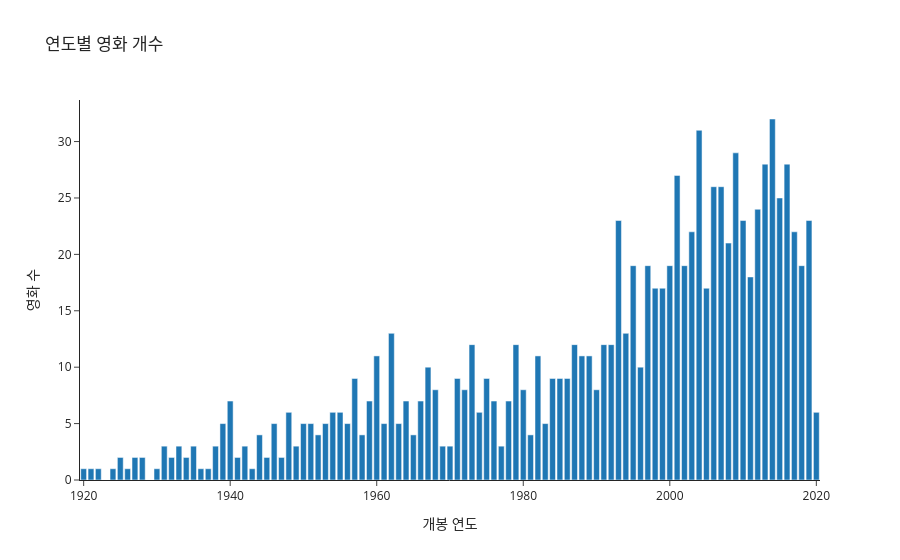

Source (notebook cell):
### Code cell
px.bar(
    x=year_counts.index,
    y=year_counts.values,
    title='연도별 영화 개수',
    labels={'x': '개봉 연도', 'y': '영화 수'},
    template='simple_white'
)

### Figure 1 — Plotly figure (JSON) as saved in the notebook; plotly's stock layout.template omitted (floating-point values rounded to 4 significant figures)
{"data": [{"hovertemplate": "개봉 연도=%{x}<br>영화 수=%{y}<extra></extra>", "legendgroup": "", "marker": {"color": "#1F77B4", "pattern": {"shape": ""}}, "name": "", "orientation": "v", "showlegend": false, "textposition": "auto", "type": "bar", "x": [1920, 1921, 1922, 1924, 1925, 1926, 1927, 1928, 1930, 1931, 1932, 1933, 1934, 1935, 1936, 1937, 1938, 1939, 1940, 1941, 1942, 1943, 1944, 1945, 1946, 1947, 1948, 1949, 1950, 1951, 1952, 1953, 1954, 1955, 1956, 1957, 1958, 1959, 1960, 1961, 1962, 1963, 1964, 1965, 1966, 1967, 1968, 1969, 1970, 1971, 1972, 1973, 1974, 1975, 1976, 1977, 1978, 1979, 1980, 1981, 1982, 1983, 1984, 1985, 1986, 1987, 1988, 1989, 1990, 1991, 1992, 1993, 1994, 1995, 1996, 1997, 1998, 1999, 2000, 2001, 2002, 2003, 2004, 2005, 2006, 2007, 2008, 2009, 2010, 2011, 2012, 2013, 2014, 2015, 2016, 2017, 2018, 2019, 2020], "xaxis": "x", "y": [1, 1, 1, 1, 2, 1, 2, 2, 1, 3, 2, 3, 2, 3, 1, 1, 3, 5, 7, 2, 3, 1, 4, 2, 5, 2, 6, 3, 5, 5, 4, 5, 6, 6, 5, 9, 4, 7, 11, 5, 13, 5, 7, 4, 7, 10, 8, 3, 3, 9, 8, 12, 6, 9, 7, 3, 7, 12, 8, 4, 11, 5, 9, 9, 9, 12, 11, 11, 8, 12, 12, 23, 13, 19, 10, 19, 17, 17, 19, 27, 19, 22, 31, 17, 26, 26, 21, 29, 23, 18, 24, 28, 32, 25, 28, 22, 19, 23, 6], "yaxis": "y"}], "layout": {"barmode": "relative", "legend": {"tracegroupgap": 0}, "title": {"text": "연도별 영화 개수"}, "xaxis": {"anchor": "y", "domain": [0, 1], "title": {"text": "개봉 연도"}}, "yaxis": {"anchor": "x", "domain": [0, 1], "title": {"text": "영화 수"}}}}
